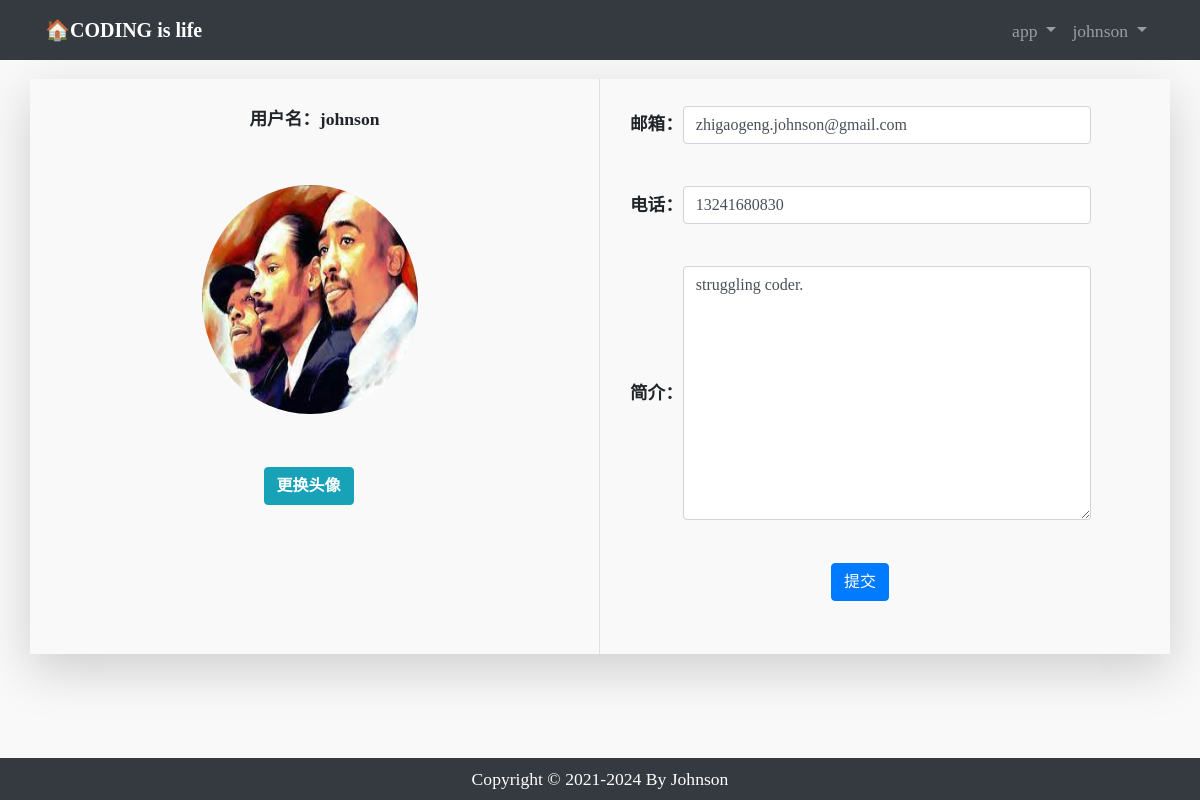
The app's page /userprofile/edit/4/ (signed in) with its own data.
### userprofile/models.py (models this page shows, shortened)
class Profile(models.Model):
    user = models.OneToOneField(User, on_delete=models.CASCADE, related_name='profile')
    contact_email = models.CharField(max_length=30, blank=True)
    phone = models.CharField(max_length=20, blank=True)
    avatar = models.ImageField(upload_to='avatar/%Y%m%d/', blank=True)
    bio = models.TextField(max_length=500, blank=True)

### userprofile/views.py (the view)
# urls.py: path('edit/<int:id>/', views.profile_edit, name="edit"),
@login_required(login_url='/userprofile/login/')
def profile_edit(request, id):
    user = User.objects.get(id=id)
    if Profile.objects.filter(user_id=id).exists():
        profile = Profile.objects.get(user_id=id)
    else:
        profile = Profile.objects.create(user=user)
    if request.method == 'POST':
        if request.user != user:
            return HttpResponse("你没有权限修改此信息!")
        profile_form = ProfileForm(request.POST, request.FILES)
        if profile_form.is_valid():
            profile_cd = profile_form.cleaned_data
            profile.contact_email = profile_cd['contact_email']
            profile.phone = profile_cd['phone']
            profile.bio = profile_cd['bio']
            if 'avatar' in request.FILES:
                profile.avatar = profile_cd["avatar"]
            profile.save()
            return redirect("userprofile:edit", id=id)
        else:
            return HttpResponse("注册表单输入有误，请重新输入~")
    elif request.method == 'GET':
        profile_form = ProfileForm()
        context = {
            'profile_form': profile_form,
            'profile': profile,
            'user': user,
        }
        return render(request, 'userprofile/edit.html', context)
    else:
        return HttpResponse("请使用GET或POST请求数据！")

### userprofile/forms.py
class ProfileForm(forms.ModelForm):
    class Meta:
        model = Profile
        fields = ('contact_email', 'phone', 'avatar', 'bio')

### templates/userprofile/edit.html (shortened to what this page needs)
{% extends "base.html" %}
{% load static %}
{% block content %}
<form method="post" action="." enctype="multipart/form-data" style="">
<div class="container">
    <div class="row shadow-lg">
        <div class="col-md-6 border-right">
            <br>
            <div class="text-center" style="font-weight:bold">
                用户名：{{ user.username }}
            </div>
            <br><br>
         {% if profile.avatar %}
            <div class="row" style="width:40%; height:40%;">
                <img src="{{ profile.avatar.url }}" style="width:100%; height:auto; position:relative; border-radius:50%; left:80%" class="img-responsive center-block">
            </div>
            {% else %}
                <h5 class="text-center">暂无头像</h5>
            {% endif %}
            <br><br>
                <div class="form-group form-inline col-md-12">
                    <label class="btn btn-info" for="avatar" style="font-weight:bold; position:relative; left:40%;">更换头像</label>
                </div>
                <br>
        </div>
        <div class="col-md-6">
            <br>
                <div class="form-group form-inline col-md-12">
                    <label for="contact_email" style="font-weight:bold">邮箱：</label>
                    <input type="email" class="form-control" id="contact_email" name="contact_email" value="{{ profile.contact_email }}" style="width:80%;">
                </div>
                <br>
                <div class="form-group form-inline col-md-12">
                    <label for="phone" style="font-weight:bold">电话：</label>
                    <input type="text" class="form-control" id="phone" name="phone" value="{{ profile.phone }}" style="width:80%;">
                </div>
                <br>
                <div class="form-group form-inline col-md-12">
                    <label for="bio" style="font-weight:bold">简介：</label>
                    <textarea type="text" class="form-control" id="bio" name="bio" rows="10" style="width:80%; text-align:left;">{{ profile.bio }}
                    </textarea>
                </div>
                <br>
                <div style="position:relative; left:40%; width: 10%">
                    <button type="submit" class="btn btn-primary" onclick="">提交</button>
                </div>
            <br>
            <br>
        </div>
    </div>
</div>
</form>
{% endblock content %}

### templates/header.html (shortened to what this page needs)
<nav class="navbar navbar-expand-sm navbar-dark bg-dark fixed-top">
    <div class="container">
        <a class="navbar-brand" href="{% url 'home_show' %}" style="font-family:'sansserif'">
            <strong>🏠CODING is life</strong>
        </a>
        <div>
            <ul class="navbar-nav">
                <li class="nav-item dropdown">
                    <a class="nav-link dropdown-toggle" href="#" id="navbarDropdown" role="button" data-toggle="dropdown" aria-haspopup="true">
                        app
                    </a>
                </li>
                {% if user.is_authenticated %}
                    <li class="nav-item dropdown">
                        <a class="nav-link dropdown-toggle" href="#" id="navbarDropdown" role="button" data-toggle="dropdown" aria-haspopup="true">
                            {{ user.username }}
                        </a>
                    </li>
                {% else %}
                    <li class="nav-item">
                        <a class="nav-link" href='{% url "userprofile:login" %}'>login</a>
                    </li>
                {% endif %}
            </ul>
        </div>
    </div>
</nav>
<div>
    <br><br><br>
</div>

### static/css/style.css (style rules this page uses)
img { width: 100%; }
body { font-family: 'Verdana'; }
ul { margin-top: 0.4em; }
li { margin-bottom: 0.3em; }
label { font-weight: bold; }
.navbar { height: 60px; }
body { font-size: 1.1rem; line-height: 1.5; word-wrap: break-word; background: #F9F9F9; }

### records on screen
Profile: avatar (picture), contact_email "zhigaogeng.johnson@gmail.com", phone "13241680830", bio "struggling coder."

### other values on screen
{{ user.username }} "johnson"
